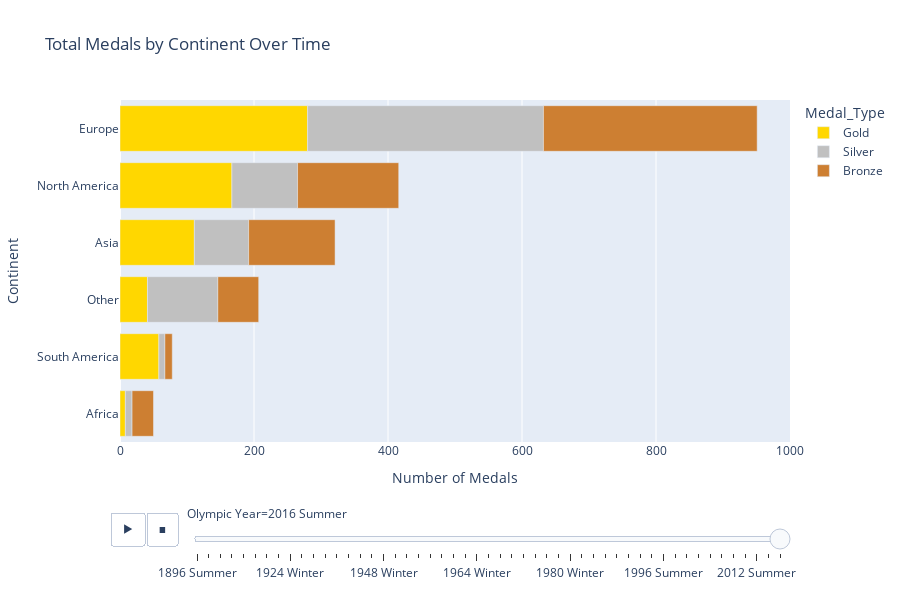

The notebook cell saved with this chart:
### Code cell
fig = px.bar(df_updated,
             x='Medal_Count',  # Medal count on the x-axis
             y='Continent',       # Countries (regions) on the y-axis
             color='Medal_Type',  # Color by medal type (Gold, Silver, Bronze)
             orientation='h',    # Horizontal bar chart
             animation_frame='Games',  # Animate by Games (Olympic year)
             title="Total Medals by Continent Over Time",
             labels={'Medal_Count': 'Number of Medals', 'Games': 'Olympic Year'},
             color_discrete_map={'Gold': '#FFD700', 'Silver': '#C0C0C0', 'Bronze': '#CD7F32'},  # Medal colors
             height=600, range_x=[0,1000])  # Adjust height to prevent stretching

fig.update_yaxes(
    categoryorder='total ascending'),  # Set category order to custom sorted list



# Show the plot
fig.show()

### Figure 1 — Plotly figure (JSON) as saved in the notebook; plotly's stock layout.template omitted (floating-point values rounded to 4 significant figures)
{"data": [{"alignmentgroup": "True", "hovertemplate": "Medal_Type=Gold<br>Olympic Year=2016 Summer<br>Number of Medals=%{x}<br>Continent=%{y}<extra></extra>", "legendgroup": "Gold", "marker": {"color": "#FFD700", "pattern": {"shape": ""}}, "name": "Gold", "offsetgroup": "Gold", "orientation": "h", "showlegend": true, "textposition": "auto", "type": "bar", "x": [280, 167, 111, 41, 58, 8], "xaxis": "x", "y": ["Europe", "North America", "Asia", "Other", "South America", "Africa"], "yaxis": "y"}, {"alignmentgroup": "True", "hovertemplate": "Medal_Type=Silver<br>Olympic Year=2016 Summer<br>Number of Medals=%{x}<br>Continent=%{y}<extra></extra>", "legendgroup": "Silver", "marker": {"color": "#C0C0C0", "pattern": {"shape": ""}}, "name": "Silver", "offsetgroup": "Silver", "orientation": "h", "showlegend": true, "textposition": "auto", "type": "bar", "x": [352, 98, 81, 105, 9, 10], "xaxis": "x", "y": ["Europe", "North America", "Asia", "Other", "South America", "Africa"], "yaxis": "y"}, {"alignmentgroup": "True", "hovertemplate": "Medal_Type=Bronze<br>Olympic Year=2016 Summer<br>Number of Medals=%{x}<br>Continent=%{y}<extra></extra>", "legendgroup": "Bronze", "marker": {"color": "#CD7F32", "pattern": {"shape": ""}}, "name": "Bronze", "offsetgroup": "Bronze", "orientation": "h", "showlegend": true, "textposition": "auto", "type": "bar", "x": [319, 151, 129, 61, 11, 32], "xaxis": "x", "y": ["Europe", "North America", "Asia", "Other", "South America", "Africa"], "yaxis": "y"}], "layout": {"barmode": "relative", "height": 600, "legend": {"title": {"text": "Medal_Type"}, "tracegroupgap": 0}, "sliders": [{"active": 50, "currentvalue": {"prefix": "Olympic Year="}, "len": 0.9, "pad": {"b": 10, "t": 60}, "steps": [{"args": [["1896 Summer"], {"frame": {"duration": 0, "redraw": true}, "fromcurrent": true, "mode": "immediate", "transition": {"duration": 0, "easing": "linear"}}], "label": "1896 Summer", "method": "animate"}, {"args": [["1900 Summer"], {"frame": {"duration": 0, "redraw": true}, "fromcurrent": true, "mode": "immediate", "transition": {"duration": 0, "easing": "linear"}}], "label": "1900 Summer", "method": "animate"}, {"args": [["1904 Summer"], {"frame": {"duration": 0, "redraw": true}, "fromcurrent": true, "mode": "immediate", "transition": {"duration": 0, "easing": "linear"}}], "label": "1904 Summer", "method": "animate"}, {"args": [["1906 Summer"], {"frame": {"duration": 0, "redraw": true}, "fromcurrent": true, "mode": "immediate", "transition": {"duration": 0, "easing": "linear"}}], "label": "1906 Summer", "method": "animate"}, {"args": [["1908 Summer"], {"frame": {"duration": 0, "redraw": true}, "fromcurrent": true, "mode": "immediate", "transition": {"duration": 0, "easing": "linear"}}], "label": "1908 Summer", "method": "animate"}, {"args": [["1912 Summer"], {"frame": {"duration": 0, "redraw": true}, "fromcurrent": true, "mode": "immediate", "transition": {"duration": 0, "easing": "linear"}}], "label": "1912 Summer", "method": "animate"}, {"args": [["1920 Summer"], {"frame": {"duration": 0, "redraw": true}, "fromcurrent": true, "mode": "immediate", "transition": {"duration": 0, "easing": "linear"}}], "label": "1920 Summer", "method": "animate"}, {"args": [["1924 Summer"], {"frame": {"duration": 0, "redraw": true}, "fromcurrent": true, "mode": "immediate", "transition": {"duration": 0, "easing": "linear"}}], "label": "1924 Summer", "method": "animate"}, {"args": [["1924 Winter"], {"frame": {"duration": 0, "redraw": true}, "fromcurrent": true, "mode": "immediate", "transition": {"duration": 0, "easing": "linear"}}], "label": "1924 Winter", "method": "animate"}, {"args": [["1928 Summer"], {"frame": {"duration": 0, "redraw": true}, "fromcurrent": true, "mode": "immediate", "transition": {"duration": 0, "easing": "linear"}}], "label": "1928 Summer", "method": "animate"}, {"args": [["1928 Winter"], {"frame": {"duration": 0, "redraw": true}, "fromcurrent": true, "mode": "immediate", "transition": {"duration": 0, "easing": "linear"}}], "label": "1928 Winter", "method": "animate"}, {"args": [["1932 Summer"], {"frame": {"duration": 0, "redraw": true}, "fromcurrent": true, "mode": "immediate", "transition": {"duration": 0, "easing": "linear"}}], "label": "1932 Summer", "method": "animate"}, {"args": [["1932 Winter"], {"frame": {"duration": 0, "redraw": true}, "fromcurrent": true, "mode": "immediate", "transition": {"duration": 0, "easing": "linear"}}], "label": "1932 Winter", "method": "animate"}, {"args": [["1936 Summer"], {"frame": {"duration": 0, "redraw": true}, "fromcurrent": true, "mode": "immediate", "transition": {"duration": 0, "easing": "linear"}}], "label": "1936 Summer", "method": "animate"}, {"args": [["1936 Winter"], {"frame": {"duration": 0, "redraw": true}, "fromcurrent": true, "mode": "immediate", "transition": {"duration": 0, "easing": "linear"}}], "label": "1936 Winter", "method": "animate"}, {"args": [["1948 Summer"], {"frame": {"duration": 0, "redraw": true}, "fromcurrent": true, "mode": "immediate", "transition": {"duration": 0, "easing": "linear"}}], "label": "1948 Summer", "method": "animate"}, {"args": [["1948 Winter"], {"frame": {"duration": 0, "redraw": true}, "fromcurrent": true, "mode": "immediate", "transition": {"duration": 0, "easing": "linear"}}], "label": "1948 Winter", "method": "animate"}, {"args": [["1952 Summer"], {"frame": {"duration": 0, "redraw": true}, "fromcurrent": true, "mode": "immediate", "transition": {"duration": 0, "easing": "linear"}}], "label": "1952 Summer", "method": "animate"}, {"args": [["1952 Winter"], {"frame": {"duration": 0, "redraw": true}, "fromcurrent": true, "mode": "immediate", "transition": {"duration": 0, "easing": "linear"}}], "label": "1952 Winter", "method": "animate"}, {"args": [["1956 Summer"], {"frame": {"duration": 0, "redraw": true}, "fromcurrent": true, "mode": "immediate", "transition": {"duration": 0, "easing": "linear"}}], "label": "1956 Summer", "method": "animate"}, {"args": [["1956 Winter"], {"frame": {"duration": 0, "redraw": true}, "fromcurrent": true, "mode": "immediate", "transition": {"duration": 0, "easing": "linear"}}], "label": "1956 Winter", "method": "animate"}, {"args": [["1960 Summer"], {"frame": {"duration": 0, "redraw": true}, "fromcurrent": true, "mode": "immediate", "transition": {"duration": 0, "easing": "linear"}}], "label": "1960 Summer", "method": "animate"}, {"args": [["1960 Winter"], {"frame": {"duration": 0, "redraw": true}, "fromcurrent": true, "mode": "immediate", "transition": {"duration": 0, "easing": "linear"}}], "label": "1960 Winter", "method": "animate"}, {"args": [["1964 Summer"], {"frame": {"duration": 0, "redraw": true}, "fromcurrent": true, "mode": "immediate", "transition": {"duration": 0, "easing": "linear"}}], "label": "1964 Summer", "method": "animate"}, {"args": [["1964 Winter"], {"frame": {"duration": 0, "redraw": true}, "fromcurrent": true, "mode": "immediate", "transition": {"duration": 0, "easing": "linear"}}], "label": "1964 Winter", "method": "animate"}, {"args": [["1968 Summer"], {"frame": {"duration": 0, "redraw": true}, "fromcurrent": true, "mode": "immediate", "transition": {"duration": 0, "easing": "linear"}}], "label": "1968 Summer", "method": "animate"}, {"args": [["1968 Winter"], {"frame": {"duration": 0, "redraw": true}, "fromcurrent": true, "mode": "immediate", "transition": {"duration": 0, "easing": "linear"}}], "label": "1968 Winter", "method": "animate"}, {"args": [["1972 Summer"], {"frame": {"duration": 0, "redraw": true}, "fromcurrent": true, "mode": "immediate", "transition": {"duration": 0, "easing": "linear"}}], "label": "1972 Summer", "method": "animate"}, {"args": [["1972 Winter"], {"frame": {"duration": 0, "redraw": true}, "fromcurrent": true, "mode": "immediate", "transition": {"duration": 0, "easing": "linear"}}], "label": "1972 Winter", "method": "animate"}, {"args": [["1976 Summer"], {"frame": {"duration": 0, "redraw": true}, "fromcurrent": true, "mode": "immediate", "transition": {"duration": 0, "easing": "linear"}}], "label": "1976 Summer", "method": "animate"}, {"args": [["1976 Winter"], {"frame": {"duration": 0, "redraw": true}, "fromcurrent": true, "mode": "immediate", "transition": {"duration": 0, "easing": "linear"}}], "label": "1976 Winter", "method": "animate"}, {"args": [["1980 Summer"], {"frame": {"duration": 0, "redraw": true}, "fromcurrent": true, "mode": "immediate", "transition": {"duration": 0, "easing": "linear"}}], "label": "1980 Summer", "method": "animate"}, {"args": [["1980 Winter"], {"frame": {"duration": 0, "redraw": true}, "fromcurrent": true, "mode": "immediate", "transition": {"duration": 0, "easing": "linear"}}], "label": "1980 Winter", "method": "animate"}, {"args": [["1984 Summer"], {"frame": {"duration": 0, "redraw": true}, "fromcurrent": true, "mode": "immediate", "transition": {"duration": 0, "easing": "linear"}}], "label": "1984 Summer", "method": "animate"}, {"args": [["1984 Winter"], {"frame": {"duration": 0, "redraw": true}, "fromcurrent": true, "mode": "immediate", "transition": {"duration": 0, "easing": "linear"}}], "label": "1984 Winter", "method": "animate"}, {"args": [["1988 Summer"], {"frame": {"duration": 0, "redraw": true}, "fromcurrent": true, "mode": "immediate", "transition": {"duration": 0, "easing": "linear"}}], "label": "1988 Summer", "method": "animate"}, {"args": [["1988 Winter"], {"frame": {"duration": 0, "redraw": true}, "fromcurrent": true, "mode": "immediate", "transition": {"duration": 0, "easing": "linear"}}], "label": "1988 Winter", "method": "animate"}, {"args": [["1992 Summer"], {"frame": {"duration": 0, "redraw": true}, "fromcurrent": true, "mode": "immediate", "transition": {"duration": 0, "easing": "linear"}}], "label": "1992 Summer", "method": "animate"}, {"args": [["1992 Winter"], {"frame": {"duration": 0, "redraw": true}, "fromcurrent": true, "mode": "immediate", "transition": {"duration": 0, "easing": "linear"}}], "label": "1992 Winter", "method": "animate"}, {"args": [["1994 Winter"], {"frame": {"duration": 0, "redraw": true}, "fromcurrent": true, "mode": "immediate", "transition": {"duration": 0, "easing": "linear"}}], "label": "1994 Winter", "method": "animate"}, {"args": [["1996 Summer"], {"frame": {"duration": 0, "redraw": true}, "fromcurrent": true, "mode": "immediate", "transition": {"duration": 0, "easing": "linear"}}], "label": "1996 Summer", "method": "animate"}, {"args": [["1998 Winter"], {"frame": {"duration": 0, "redraw": true}, "fromcurrent": true, "mode": "immediate", "transition": {"duration": 0, "easing": "linear"}}], "label": "1998 Winter", "method": "animate"}, {"args": [["2000 Summer"], {"frame": {"duration": 0, "redraw": true}, "fromcurrent": true, "mode": "immediate", "transition": {"duration": 0, "easing": "linear"}}], "label": "2000 Summer", "method": "animate"}, {"args": [["2002 Winter"], {"frame": {"duration": 0, "redraw": true}, "fromcurrent": true, "mode": "immediate", "transition": {"duration": 0, "easing": "linear"}}], "label": "2002 Winter", "method": "animate"}, {"args": [["2004 Summer"], {"frame": {"duration": 0, "redraw": true}, "fromcurrent": true, "mode": "immediate", "transition": {"duration": 0, "easing": "linear"}}], "label": "2004 Summer", "method": "animate"}, {"args": [["2006 Winter"], {"frame": {"duration": 0, "redraw": true}, "fromcurrent": true, "mode": "immediate", "transition": {"duration": 0, "easing": "linear"}}], "label": "2006 Winter", "method": "animate"}, {"args": [["2008 Summer"], {"frame": {"duration": 0, "redraw": true}, "fromcurrent": true, "mode": "immediate", "transition": {"duration": 0, "easing": "linear"}}], "label": "2008 Summer", "method": "animate"}, {"args": [["2010 Winter"], {"frame": {"duration": 0, "redraw": true}, "fromcurrent": true, "mode": "immediate", "transition": {"duration": 0, "easing": "linear"}}], "label": "2010 Winter", "method": "animate"}, {"args": [["2012 Summer"], {"frame": {"duration": 0, "redraw": true}, "fromcurrent": true, "mode": "immediate", "transition": {"duration": 0, "easing": "linear"}}], "label": "2012 Summer", "method": "animate"}, {"args": [["2014 Winter"], {"frame": {"duration": 0, "redraw": true}, "fromcurrent": true, "mode": "immediate", "transition": {"duration": 0, "easing": "linear"}}], "label": "2014 Winter", "method": "animate"}, {"args": [["2016 Summer"], {"frame": {"duration": 0, "redraw": true}, "fromcurrent": true, "mode": "immediate", "transition": {"duration": 0, "easing": "linear"}}], "label": "2016 Summer", "method": "animate"}], "x": 0.1, "xanchor": "left", "y": 0, "yanchor": "top"}], "title": {"text": "Total Medals by Continent Over Time"}, "updatemenus": [{"buttons": [{"args": [null, {"frame": {"duration": 500, "redraw": true}, "fromcurrent": true, "mode": "immediate", "transition": {"duration": 500, "easing": "linear"}}], "label": "&#9654;", "method": "animate"}, {"args": [[null], {"frame": {"duration": 0, "redraw": true}, "fromcurrent": true, "mode": "immediate", "transition": {"duration": 0, "easing": "linear"}}], "label": "&#9724;", "method": "animate"}], "direction": "left", "pad": {"r": 10, "t": 70}, "showactive": false, "type": "buttons", "x": 0.1, "xanchor": "right", "y": 0, "yanchor": "top"}], "xaxis": {"anchor": "y", "domain": [0, 1], "range": [0, 1000], "title": {"text": "Number of Medals"}, "type": "linear"}, "yaxis": {"anchor": "x", "autorange": true, "categoryorder": "total ascending", "domain": [0, 1], "range": [-0.5, 5.5], "title": {"text": "Continent"}, "type": "category"}}}
